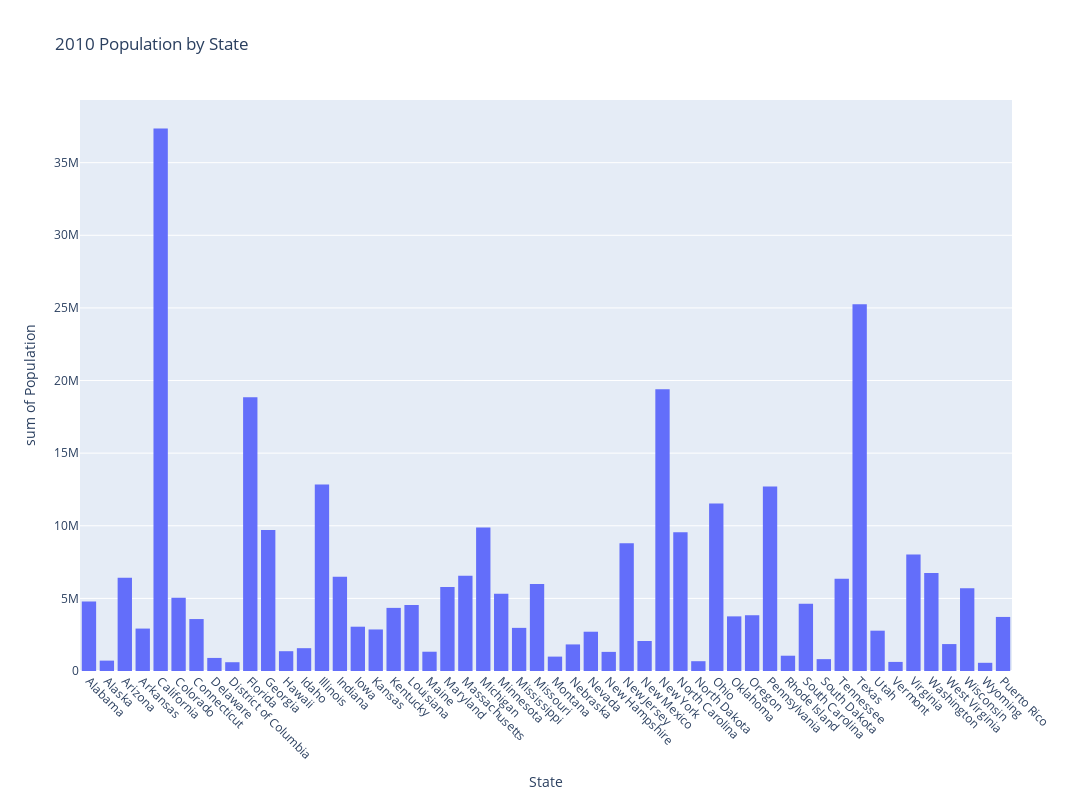

Here is the notebook cell this chart was saved with:
### Code cell
Pop2010 = df2010Demographics[['State', 'Population']]
#print(Pop2010)
Pop2010State = Pop2010['State']
Pop2010Pop = Pop2010['Population']

plt = px.histogram(Pop2010, x="State", y="Population", title = "2010 Population by State", 
                   width = 1200, height = 800)
plt.update_xaxes(tickangle=45)
plt.show()

### Figure 1 — Plotly figure (JSON) as saved in the notebook; plotly's stock layout.template omitted (floating-point values rounded to 4 significant figures)
{"data": [{"alignmentgroup": "True", "bingroup": "x", "histfunc": "sum", "hovertemplate": "State=%{x}<br>sum of Population=%{y}<extra></extra>", "legendgroup": "", "marker": {"color": "#636efa", "pattern": {"shape": ""}}, "name": "", "offsetgroup": "", "orientation": "v", "showlegend": false, "type": "histogram", "x": ["Alabama", "Alaska", "Arizona", "Arkansas", "California", "Colorado", "Connecticut", "Delaware", "District of Columbia", "Florida", "Georgia", "Hawaii", "Idaho", "Illinois", "Indiana", "Iowa", "Kansas", "Kentucky", "Louisiana", "Maine", "Maryland", "Massachusetts", "Michigan", "Minnesota", "Mississippi", "Missouri", "Montana", "Nebraska", "Nevada", "New Hampshire", "New Jersey", "New Mexico", "New York", "North Carolina", "North Dakota", "Ohio", "Oklahoma", "Oregon", "Pennsylvania", "Rhode Island", "South Carolina", "South Dakota", "Tennessee", "Texas", "Utah", "Vermont", "Virginia", "Washington", "West Virginia", "Wisconsin", "Wyoming", "Puerto Rico"], "xaxis": "x", "y": [4785298, 713985, 6413737, 2921606, 37349363, 5049071, 3577073, 899769, 604453, 18843326, 9712587, 1363621, 1571450, 12843166, 6490621, 3049883, 2859169, 4346266, 4544228, 1327567, 5785982, 6557254, 9877574, 5310584, 2970036, 5996231, 990898, 1830429, 2704642, 1316759, 8801624, 2065932, 19392283, 9561558, 674499, 11536182, 3761702, 3838957, 12709630, 1052886, 4636312, 816463, 6356897, 25257114, 2776469, 625960, 8024617, 6744496, 1853973, 5691047, 564460, 3722133], "yaxis": "y"}], "layout": {"barmode": "relative", "height": 800, "legend": {"tracegroupgap": 0}, "title": {"text": "2010 Population by State"}, "width": 1200, "xaxis": {"anchor": "y", "autorange": true, "domain": [0, 1], "range": [-0.5, 51.5], "tickangle": 45, "title": {"text": "State"}, "type": "category"}, "yaxis": {"anchor": "x", "autorange": true, "domain": [0, 1], "range": [0, 39320000.0], "title": {"text": "sum of Population"}, "type": "linear"}}}
